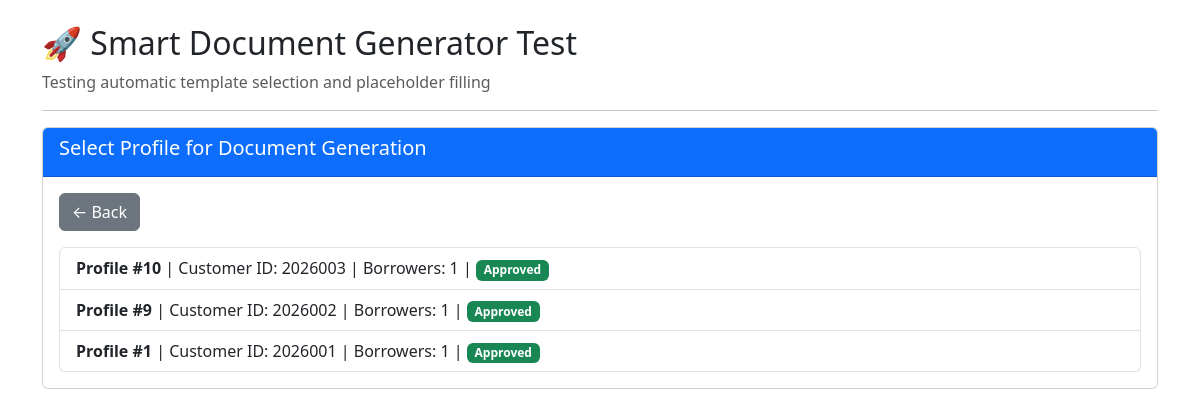
Screenshot of /test_smart_generator.php?action=list_profiles with the database file from the repository.
### tables this page shows
CREATE TABLE `customer_profiles` (
  `id` int(11) NOT NULL,
  `customer_id` varchar(50) NOT NULL COMMENT 'Auto-generated: YYYY + sequence',
  `customer_type` enum('Individual','Corporate') NOT NULL,
  `template_category` enum('Individual','Institutional') NOT NULL,
  `full_name` varchar(200) NOT NULL,
  `email` varchar(100) DEFAULT NULL,
  `contact` varchar(20) NOT NULL,
  `created_by` int(11) NOT NULL,
  `province` varchar(100) DEFAULT NULL,
  `sol` varchar(50) DEFAULT NULL COMMENT 'Service Outlet Location from user',
  `status` enum('Draft','Submitted','Picked','Under Review','Approved','Rejected','Returned') DEFAULT 'Draft',
  `submitted_at` timestamp NULL DEFAULT NULL,
  `approved_by` int(11) DEFAULT NULL,
  `approved_at` timestamp NULL DEFAULT NULL,
  `rejected_by` int(11) DEFAULT NULL,
  `rejected_at` timestamp NULL DEFAULT NULL,
  `rejection_reason` text DEFAULT NULL,
  `created_at` timestamp NOT NULL DEFAULT current_timestamp(),
  `updated_at` timestamp NOT NULL DEFAULT current_timestamp() ON UPDATE current_timestamp(),
  `picked_by` int(11) DEFAULT NULL COMMENT 'Checker who picked the profile',
  `picked_at` timestamp NULL DEFAULT NULL COMMENT 'When profile was picked',
  `reviewed_by` int(11) DEFAULT NULL COMMENT 'Checker who reviewed',
  `reviewed_at` timestamp NULL DEFAULT NULL COMMENT 'When profile was reviewed',
  `return_reason` text DEFAULT NULL COMMENT 'Reason if returned to maker',
  `parent_profile_id` int(11) DEFAULT NULL,
  `application_type` enum('New','Renewal','Enhancement','Reduction') DEFAULT 'New'
);

### test_smart_generator.php (the view, shortened to what this page needs)
<?php
require_once __DIR__ . '/config/config.php';
$action = $_GET['action'] ?? 'menu';
?>
<!DOCTYPE html>
<html>
<head>
    <link href="https://cdn.jsdelivr.net/npm/bootstrap@5.3.0/dist/css/bootstrap.min.css" rel="stylesheet">
</head>
<body>
    <div class="container mt-4">
        <h2>🚀 Smart Document Generator Test</h2>
        <p class="text-muted">Testing automatic template selection and placeholder filling</p>
        <hr>
        <?php if ($action === 'menu'): ?>
            <div class="row">
                <div class="col-md-6">
                    <div class="card">
                        <div class="card-header bg-primary text-white">
                            <h5>Test Options</h5>
                        </div>
                        <div class="card-body">
                            <div class="list-group">
                                <a href="?action=extract_placeholders" class="list-group-item list-group-item-action">
                                    📋 Extract Placeholders from Templates
                                </a>
                                <a href="?action=list_profiles" class="list-group-item list-group-item-action">
                                    👥 Generate Document (Select Profile)
                                </a>
                                <a href="?action=view_logs" class="list-group-item list-group-item-action">
                                    📊 View Generation Logs
                                </a>
                            </div>
                        </div>
                    </div>
                </div>
                <div class="col-md-6">
                    <div class="card">
                        <div class="card-header bg-info text-white">
                            <h5>System Info</h5>
                        </div>
                        <div class="card-body">
                            <p><strong>Templates Found:</strong>
                                <?php
                                $templates = glob(__DIR__ . '/templates/ptl/*.docx');
                                echo count($templates);
                                ?>
                            </p>
                            <p><strong>Approved Profiles:</strong>
                                <?php
                                $stmt = $conn->prepare("SELECT COUNT(*) as count FROM customer_profiles WHERE status = 'Approved'");
                                $stmt->execute();
                                $result = $stmt->get_result()->fetch_assoc();
                                echo $result['count'];
                                ?>
                            </p>
                        </div>
                    </div>
                </div>
            </div>
        <?php elseif ($action === 'list_profiles'): ?>
            <div class="card">
                <div class="card-header bg-primary text-white">
                    <h5>Select Profile for Document Generation</h5>
                </div>
                <div class="card-body">
                    <a href="?" class="btn btn-secondary mb-3">← Back</a>
                    <?php
                    $stmt = $conn->prepare("
                        SELECT cp.*,
                               (SELECT COUNT(*) FROM borrowers WHERE customer_profile_id = cp.id) as borrower_count
                        FROM customer_profiles cp
                        WHERE cp.status = 'Approved'
                        ORDER BY cp.id DESC
                    ");
                    $stmt->execute();
                    $profiles = $stmt->get_result()->fetch_all(MYSQLI_ASSOC);
                    if (empty($profiles)) {
                        echo "<div class='alert alert-warning'>No approved profiles found</div>";
                    } else {
                        echo "<div class='list-group'>";
                        foreach ($profiles as $p) {
                            echo "<a href='?action=generate&profile_id={$p['id']}' class='list-group-item list-group-item-action'>";
                            echo "<strong>Profile #{$p['id']}</strong> | ";
                            echo "Customer ID: {$p['customer_id']} | ";
                            echo "Borrowers: {$p['borrower_count']} | ";
                            echo "<span class='badge bg-success'>{$p['status']}</span>";
                            echo "</a>";
                        }
                        echo "</div>";
                    }
                    ?>
                </div>
            </div>
        <?php endif; ?>
    </div>
</body>
</html>

### rows the page displays
customer_profiles: id "10", customer "2026003", borrower_count "1", status "Approved"
customer_profiles: id "9", customer "2026002", borrower_count "1", status "Approved"
customer_profiles: id "1", customer "2026001", borrower_count "1", status "Approved"
